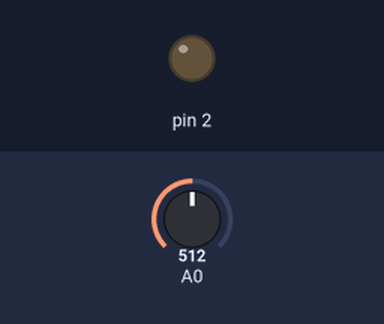
This sketch was run on a simulated Arduino Uno, built with avr-gcc and run on an emulated ATmega328P. Parts: output pins drawn as LEDs (lit = HIGH). Inputs (shaded band) come from the test bench; at power-on: A0 = 512.

Above: at 1.2 s.
1.3 s: A0 set to 782
2.8 s: A0 set to 818
At 4.0 s:
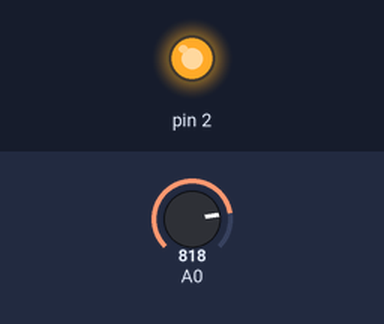
4.3 s: A0 set to 790
At 5.2 s:
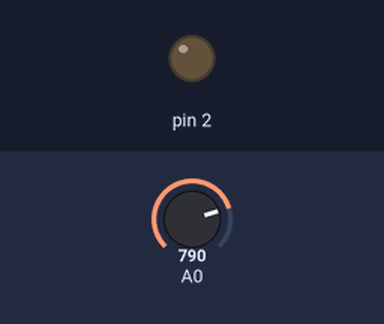
5.8 s: A0 set to 810
At 6.3 s:
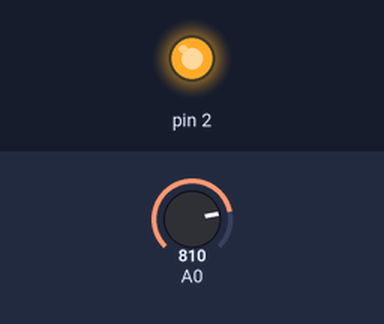
Timing chart, 0 to 8.3 s (numbered marks = the images above; inputs shaded):
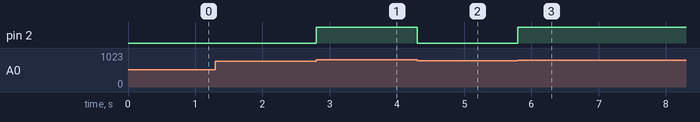

Measured:
- the behaviour switches between 800 and 801 on A0 (found by bisection; images 0 and 1)
- after the input at 1.3 s, every drawn part: stays the same
- after the input at 2.8 s, pin 2: LOW → HIGH at once
- after the input at 4.3 s, pin 2: HIGH → LOW at once
- after the input at 5.8 s, pin 2: LOW → HIGH at once

The sketch:

Question4.3-1.ino
```cpp
void setup () {
  pinMode (2, OUTPUT);
  Serial.begin (9600);
}

void loop () {
  int value = analogRead (0);
  if (value > 800) {
    digitalWrite (2, HIGH);
  } else {
    digitalWrite (2, LOW);
  }
}
```
